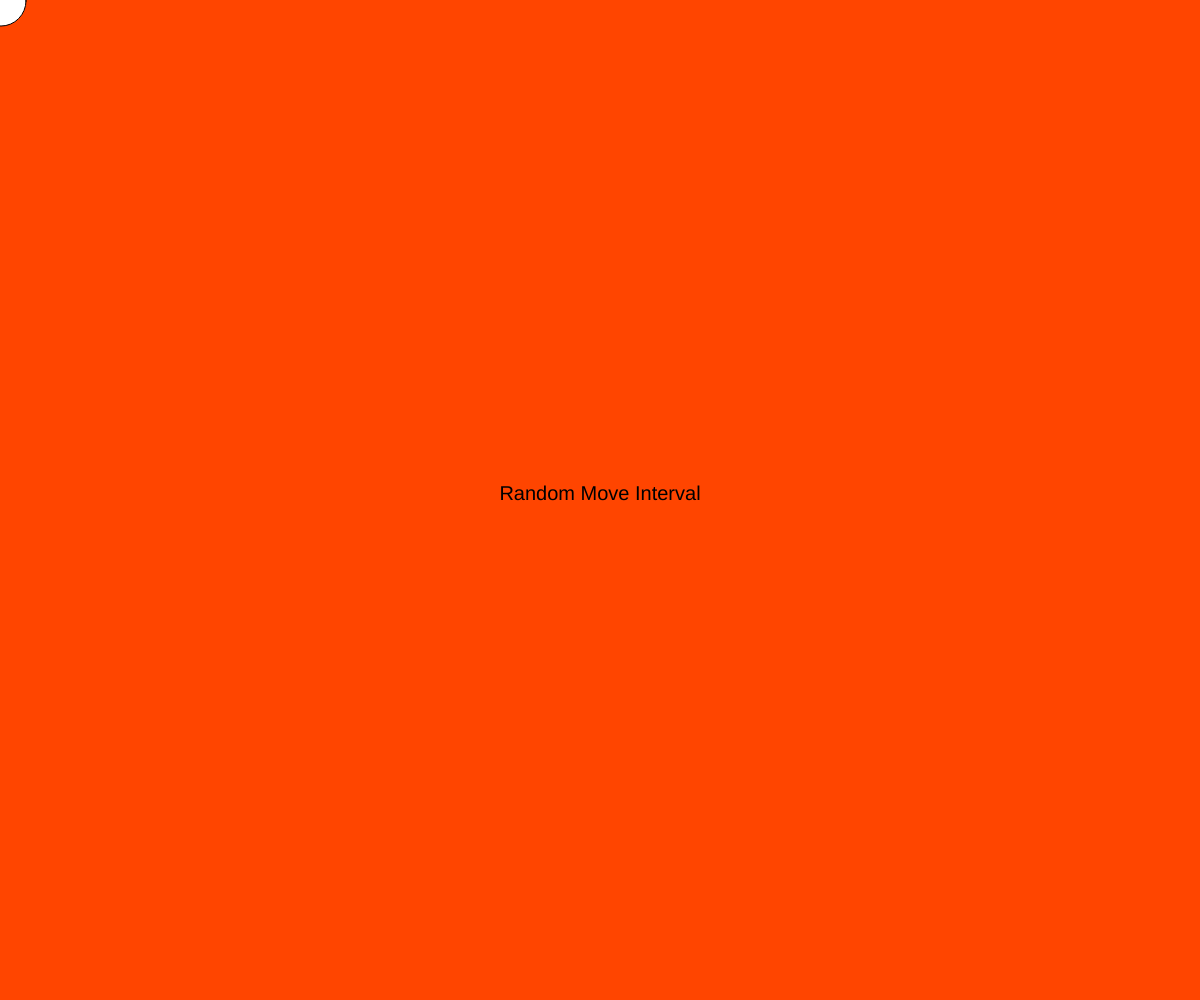
Frame 1 (no input)
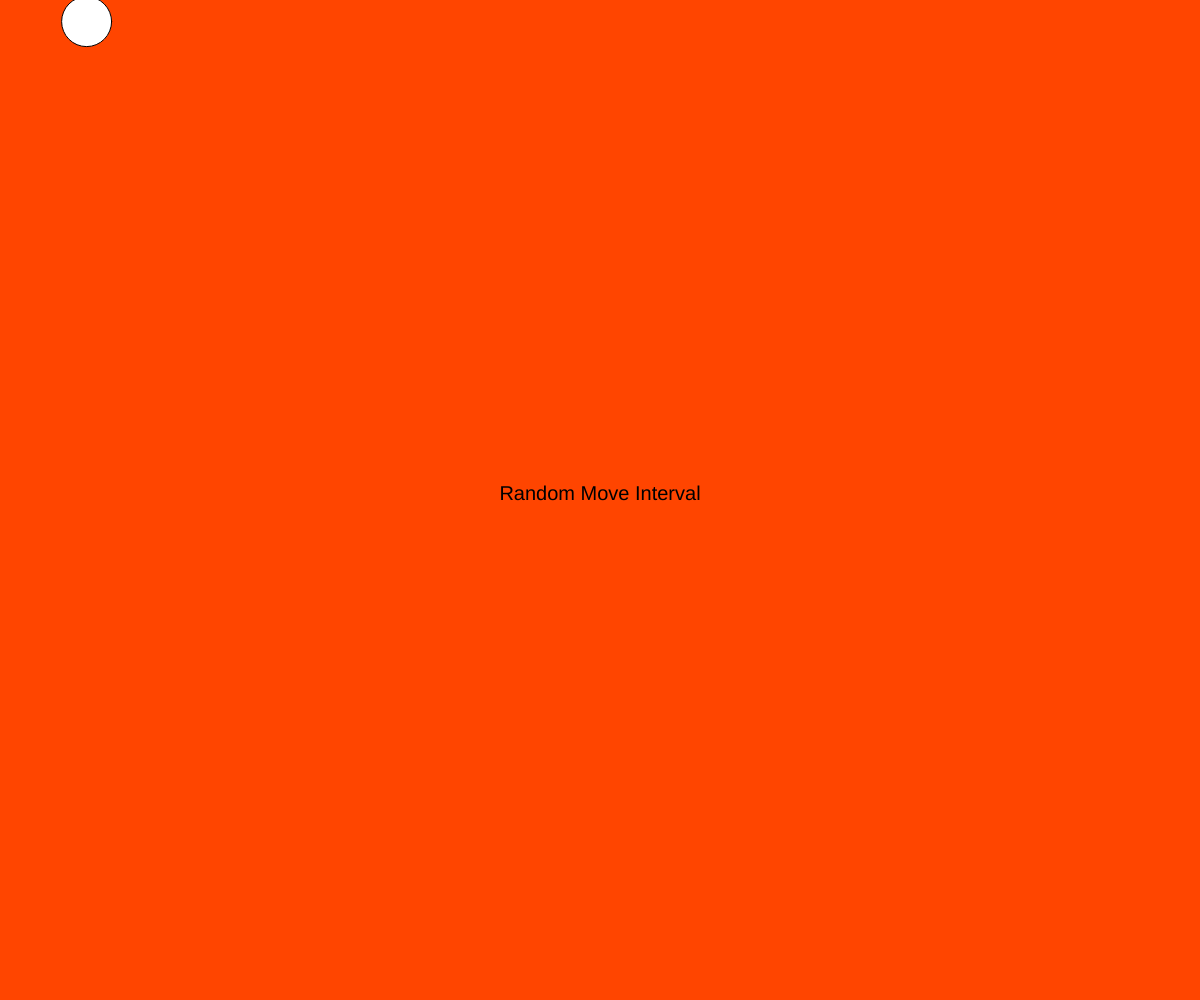
Frame 60 (no input)
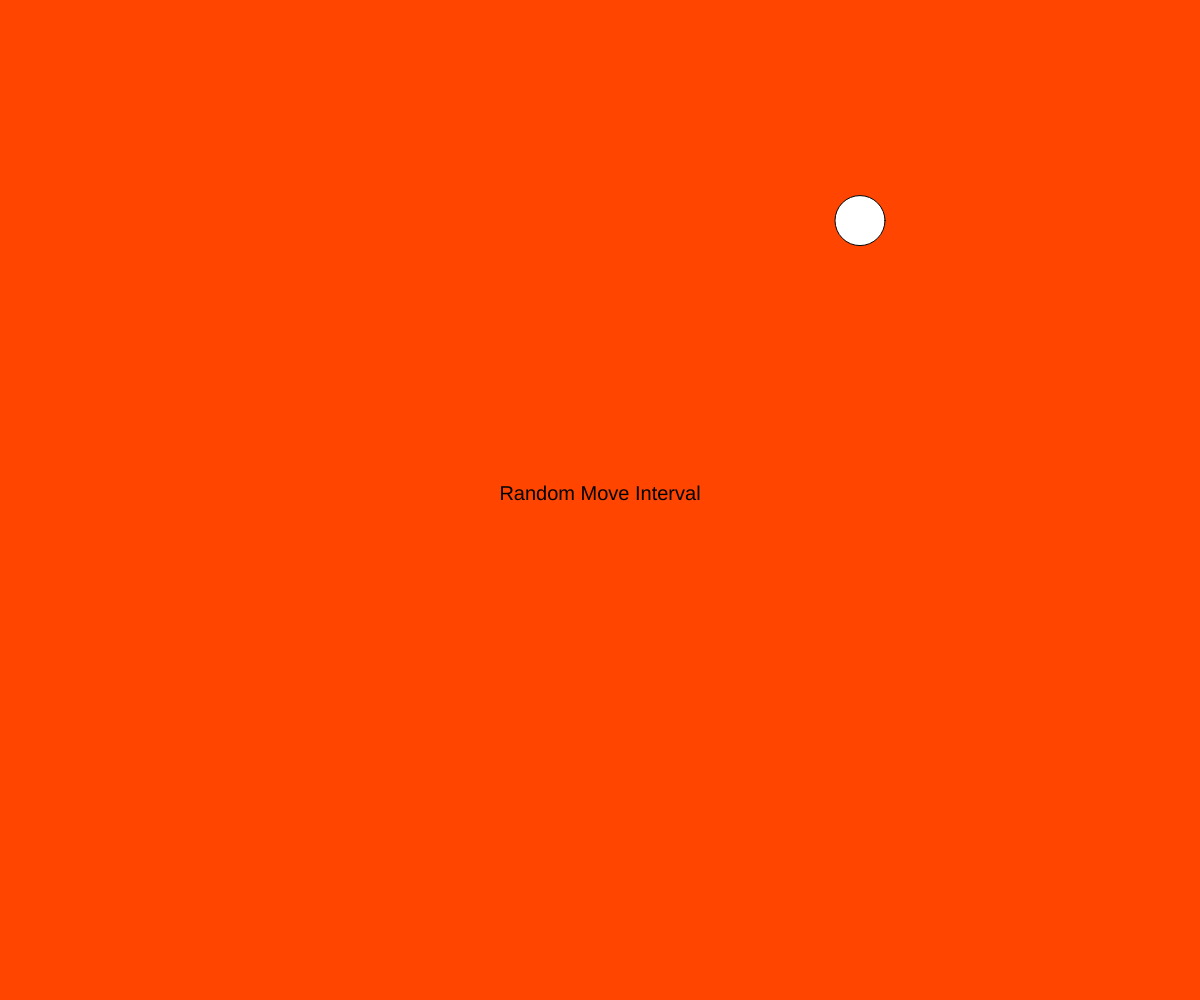
Frame 120 (the mouse pressed at the canvas centre since frame 60)

The p5.js sketch that drew these frames (run headless with seeded random() and noise() and a simulated clock; from frame 60 on, the mouse is pressed at the canvas centre):

// p5.js sketch
// ── sketch.js
// MAMD Creative Coding & Future Web, 2026, Amaury Hamon

let x;
let y;
let targetX;
let targetY;
let direction = 1;

let easing = 0.015;

// LERP (Linear Interpolation) variables
let lerpStart = 0;
let lerpEnd = 0;
let lerpCurrent = 0;
let lerpTarget = 0;

function setup() {
  createCanvas(windowWidth, windowHeight);
  x = 1;
  y = 1;
  targetX = x;
  targetY = y;

  // Initialize LERP
  lerpStart = 100;
  lerpEnd = width - 100;
  lerpCurrent = lerpStart;
  lerpTarget = lerpEnd;

  textAlign(CENTER);
  textSize(20);
  
}

function draw() {
  background("orangered");
  
  // loopSingleDirSingleAxis();
  // loopBothDirSingleAxis();
  // easingCircle();
  // sinWave();
  // cosWave();
  // circleMove();
  // lerpMovement();
  randomMoveInterval();
  // perlinNoiseMove();
}

function loopSingleDirSingleAxis() {
  // This function makes the circle move
  // across the screen in a single direction.

  x += 5;
  ellipse(x, height/2, 50, 50);
  if (x > width) {
    x = 0;
  }
  text("Loop Single Direction", x, height/2 + 50);

}
function loopBothDirSingleAxis() {
  // This function makes the circle move 
  // back and forth across the screen.
  x += 5 * direction;
  if (x >= width || x <= 0) {
    direction *= -1;
  }
  ellipse(x, height/2, 50, 50);

  // Label
  text("Loop Both Directions", x, height/2 + 50);
}

function easingCircle() {
  // Easing is a technique to make the movement 
  // of an object more natural and smooth. 
  // Instead of moving the object directly 
  // to the target position, we move it 
  // a fraction of the distance towards 
  // the target each frame. This creates a smooth 
  // transition effect.

  let targetX = mouseX;
  let dX = targetX - x;
  x += dX * easing;

  let targetY = mouseY;
  let dY = targetY - y;
  y += dY * easing;

  ellipse(x, y, 50, 50);

  // Label
  text("Easing", x, y + 50);

}

function lerpMovement(){
  // LERP (Linear Interpolation)
  // Smoothly interpolate between current and target
  // lerp(current, target, amount) where amount is 0-1
  // Lower amount = slower, higher amount = faster
  lerpCurrent = lerp(lerpCurrent, lerpTarget, 0.05);

  // Switch direction when reaching target
  if (abs(lerpCurrent - lerpTarget) < 1) {
    if (lerpTarget == lerpEnd) {
      lerpTarget = lerpStart;
    } else {
      lerpTarget = lerpEnd;
    }
  }

  fill(255);
  noStroke();
  circle(lerpCurrent, height/2, 50);

  // Label
  text("LERP", lerpCurrent, height/2 + 50);
}

function sinWave(){
  // This function makes the circle move in a sine wave pattern.
  // sine wave is a mathematical function 
  // that describes a smooth, periodic oscillation.

  // The difference between sine and cosine is that
  // cosine starts at its maximum value when the angle is 0, 
  // while sine starts at 0.
  x = width / 2;
  y = height / 2 + sin(millis() / 1000) * 100;
  ellipse(x, y, 50, 50);

  // Label
  text("sin", x, y + 50);
}

function cosWave(){
  // This function makes the circle move in a cosine wave pattern.
  // cosine wave is a mathematical function 
  // that describes a smooth, periodic oscillation.

  // The difference between sine and cosine is that
  // cosine starts at its maximum value when the angle is 0, 
  // while sine starts at 0.
  x = width / 2;
  y = height / 2 + cos(millis() / 1000) * 100;
  ellipse(x, y, 50, 50);

  // Label
  text("cos", x, y + 50);
}

function circleMove(){
  // This function makes the circle move in a circular path.
  // A circle is a set of points that are all 
  // the same distance from a center point.
  // In this case, the center point is the middle of the screen.

  // More infos: https://p5js.org/examples/Angles-And-Motion-Sine-Cosine/
  let radius = 100;
  let angle = millis() / 1000; // Angle in radians based on time
  x = width / 2 + radius * cos(angle);
  y = height / 2 + radius * sin(angle);

  ellipse(x, y, 50, 50);
  text("Circle move", width/2, height/2);

}

function randomMoveInterval(){
  // This function makes the circle move to a random position
  // on the screen at regular intervals.
  if (frameCount % 60 === 0) { // Change position every second (assuming 60 FPS)
    targetX = random(width);
    targetY = random(height);
  }

  x = lerp(x, targetX, 0.1);
  y = lerp(y, targetY, 0.1);
  ellipse(x, y, 50, 50);

  text("Random Move Interval", width/2, height/2);
}

function perlinNoiseMove(){
  // This function makes the circle move in a smooth, 
  // random pattern using Perlin noise.
  // Perlin noise is a type of gradient 
  // noise that produces a more natural, 
  // smooth randomness compared to 
  // traditional random functions.

  let noiseScale = 0.001; // Scale for the noise function
  x = width * noise(millis() * noiseScale);
  y = height * noise((millis() + 1000) * noiseScale); // Offset for y to get different values

  ellipse(x, y, 50, 50);
  text("Perlin Noise Move", width/2, height/2);
}
